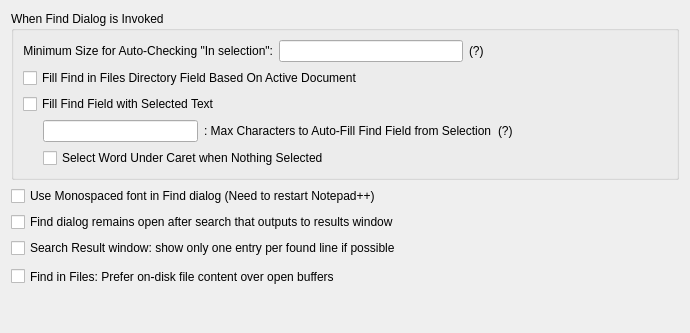
<?xml version="1.0" encoding="UTF-8"?>
<ui version="4.0">
 <class>PreferenceSubSearchingDlg</class>
 <widget class="QWidget" name="PreferenceSubSearchingDlg">
  <property name="geometry"><rect><x>0</x><y>0</y><width>690</width><height>333</height></rect></property>
  <layout class="QVBoxLayout" name="layout1">
   <item>
    <widget class="QGroupBox" name="fillFindFieldGrpStatic">
     <property name="nppId" stdset="0"><number>6907</number></property>
     <property name="title"><string>When Find Dialog is Invoked</string></property>
     <layout class="QVBoxLayout" name="layout2">
      <item>
       <layout class="QHBoxLayout" name="layout3">
        <item>
         <widget class="QLabel" name="inselectionThresholdStatic">
          <property name="nppId" stdset="0"><number>6910</number></property>
          <property name="text"><string>Minimum Size for Auto-Checking "In selection":</string></property>
          <property name="alignment"><set>Qt::AlignRight|Qt::AlignVCenter</set></property>
         </widget>
        </item>
        <item>
         <widget class="QLineEdit" name="inselectionThresholdEdit">
          <property name="nppId" stdset="0"><number>6911</number></property>
          <property name="alignment"><set>Qt::AlignCenter</set></property>
         </widget>
        </item>
        <item>
         <widget class="QLabel" name="inselectionThreshQuestionButton">
          <property name="nppId" stdset="0"><number>6912</number></property>
          <property name="text"><string>(?)</string></property>
         </widget>
        </item>
        <item>
         <spacer name="spacer4">
          <property name="orientation"><enum>Qt::Horizontal</enum></property>
          <property name="sizeType"><enum>QSizePolicy::Expanding</enum></property>
          <property name="sizeHint" stdset="0"><size><width>0</width><height>0</height></size></property>
         </spacer>
        </item>
       </layout>
      </item>
      <item>
       <widget class="QCheckBox" name="checkFillDirFieldFromActiveDoc">
        <property name="nppId" stdset="0"><number>6913</number></property>
        <property name="text"><string>Fill Find in Files Directory Field Based On Active Document</string></property>
       </widget>
      </item>
      <item>
       <widget class="QCheckBox" name="checkFillFindFieldWithSelected">
        <property name="nppId" stdset="0"><number>6908</number></property>
        <property name="text"><string>Fill Find Field with Selected Text</string></property>
       </widget>
      </item>
      <item>
       <layout class="QHBoxLayout" name="layout5">
        <item>
         <spacer name="spacer6">
          <property name="orientation"><enum>Qt::Horizontal</enum></property>
          <property name="sizeType"><enum>QSizePolicy::Fixed</enum></property>
          <property name="sizeHint" stdset="0"><size><width>20</width><height>0</height></size></property>
         </spacer>
        </item>
        <item>
         <widget class="QLineEdit" name="fillfindwhatThresholdEdit">
          <property name="nppId" stdset="0"><number>6915</number></property>
          <property name="alignment"><set>Qt::AlignCenter</set></property>
         </widget>
        </item>
        <item>
         <widget class="QLabel" name="fillfindwhatThresholdStatic">
          <property name="nppId" stdset="0"><number>6916</number></property>
          <property name="text"><string>: Max Characters to Auto-Fill Find Field from Selection</string></property>
         </widget>
        </item>
        <item>
         <widget class="QLabel" name="fillfindwhatThreshQuestionButton">
          <property name="nppId" stdset="0"><number>6914</number></property>
          <property name="text"><string>(?)</string></property>
         </widget>
        </item>
        <item>
         <spacer name="spacer7">
          <property name="orientation"><enum>Qt::Horizontal</enum></property>
          <property name="sizeType"><enum>QSizePolicy::Expanding</enum></property>
          <property name="sizeHint" stdset="0"><size><width>0</width><height>0</height></size></property>
         </spacer>
        </item>
       </layout>
      </item>
      <item>
       <layout class="QHBoxLayout" name="layout8">
        <item>
         <spacer name="spacer9">
          <property name="orientation"><enum>Qt::Horizontal</enum></property>
          <property name="sizeType"><enum>QSizePolicy::Fixed</enum></property>
          <property name="sizeHint" stdset="0"><size><width>20</width><height>0</height></size></property>
         </spacer>
        </item>
        <item>
         <widget class="QCheckBox" name="checkFillFindFieldSelectCaret">
          <property name="nppId" stdset="0"><number>6909</number></property>
          <property name="text"><string>Select Word Under Caret when Nothing Selected</string></property>
         </widget>
        </item>
       </layout>
      </item>
     </layout>
    </widget>
   </item>
   <item>
    <widget class="QCheckBox" name="checkMonospacedfontFinddlg">
     <property name="nppId" stdset="0"><number>6902</number></property>
     <property name="text"><string>Use Monospaced font in Find dialog (Need to restart Notepad++)</string></property>
    </widget>
   </item>
   <item>
    <widget class="QCheckBox" name="checkFinddlgAlwaysVisible">
     <property name="nppId" stdset="0"><number>6903</number></property>
     <property name="text"><string>Find dialog remains open after search that outputs to results window</string></property>
    </widget>
   </item>
   <item>
    <widget class="QCheckBox" name="checkShowonceperfoundline">
     <property name="nppId" stdset="0"><number>6906</number></property>
     <property name="text"><string>Search Result window: show only one entry per found line if possible</string></property>
    </widget>
   </item>
   <item>
    <widget class="QCheckBox" name="checkFifIgnoreopenedfiles">
     <property name="nppId" stdset="0"><number>6917</number></property>
     <property name="text"><string>Find in Files: Prefer on‑disk file content over open buffers</string></property>
    </widget>
   </item>
   <item>
    <spacer name="spacer10">
     <property name="orientation"><enum>Qt::Vertical</enum></property>
     <property name="sizeType"><enum>QSizePolicy::Expanding</enum></property>
     <property name="sizeHint" stdset="0"><size><width>0</width><height>0</height></size></property>
    </spacer>
   </item>
  </layout>
 </widget>
 <resources/>
 <connections/>
</ui>
